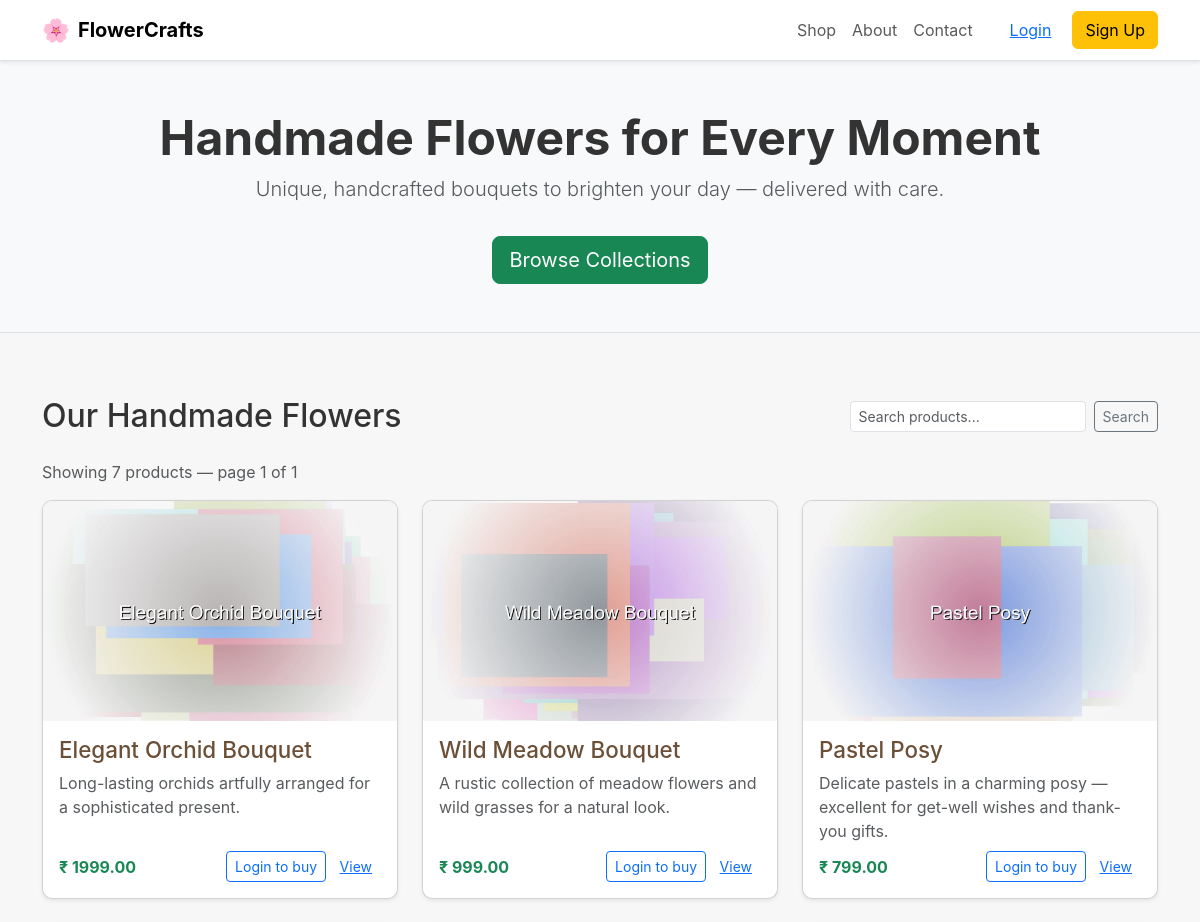
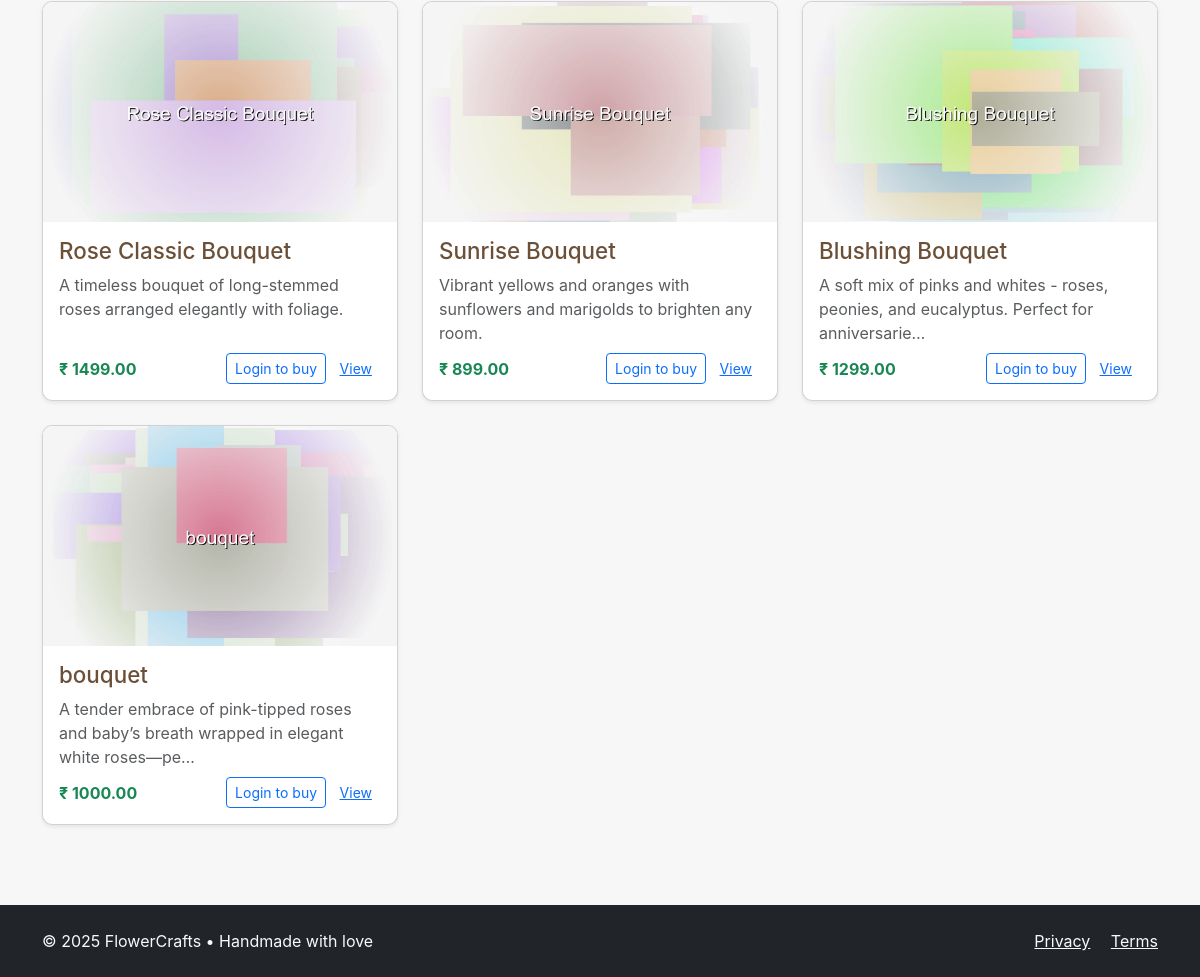
The page / on the database its author committed (2 pictures, top to bottom).
### shop/models.py (models this page shows, shortened)
class Product(models.Model):
    name = models.CharField(max_length=200)
    description = models.TextField(blank=True)
    price = models.DecimalField(max_digits=10, decimal_places=2)
    image = models.ImageField(upload_to='product_images/', blank=True, null=True)
    slug = models.SlugField(max_length=200, unique=True, blank=True)
    stock = models.PositiveIntegerField(default=0)
    created_at = models.DateTimeField(auto_now_add=True)  # for admin list_display

### shop/views.py (the view)
# urls.py: path("", views.product_list, name="product_list"),
def product_list(request):
    query = request.GET.get('q', '').strip()
    products_qs = Product.objects.all()
    if query:
        products_qs = products_qs.filter(Q(name__icontains=query) | Q(description__icontains=query))
    page = request.GET.get('page', 1)
    paginator = Paginator(products_qs.order_by('-created_at'), 9)
    try:
        products = paginator.page(page)
    except PageNotAnInteger:
        products = paginator.page(1)
    except EmptyPage:
        products = paginator.page(paginator.num_pages)
    return render(request, "shop/product_list.html", {"products": products, "query": query})

### shop/templates/shop/product_list.html (shortened to what this page needs)
{% extends "base.html" %}
{% block content %}
<div class="d-flex justify-content-between align-items-center mb-4">
  <h2 class="mb-0">Our Handmade Flowers</h2>
  <form method="get" class="d-flex ms-3" style="max-width:420px;">
    <input name="q" value="{{ query }}" class="form-control form-control-sm" placeholder="Search products...">
    <button class="btn btn-outline-secondary btn-sm ms-2">Search</button>
  </form>
</div>
<div class="mb-3 text-muted">Showing {{ products.paginator.count }} products — page {{ products.number }} of {{ products.paginator.num_pages }}</div>
<div class="row gy-4">
  {% for product in products %}
  <div class="col-sm-6 col-md-4">
    <div class="card product-card h-100 shadow-sm">
      {% if product.image %}
        <img src="{{ product.image.url }}" class="card-img-top" alt="{{ product.name }}">
      {% else %}
        <img src="https://via.placeholder.com/600x400?text=No+Image" class="card-img-top" alt="{{ product.name }}">
      {% endif %}
      <div class="card-body d-flex flex-column">
        <h5 class="card-title">{{ product.name }}</h5>
        <p class="text-muted mb-2">{{ product.description|truncatechars:90 }}</p>
        <div class="mt-auto d-flex justify-content-between align-items-center">
          <div class="fw-bold text-success">₹ {{ product.price }}</div>
          <div>
            {% if user.is_authenticated %}
              <a href="{% url 'shop:add_to_cart' product.id %}" class="btn btn-primary btn-sm">Add to Cart</a>
            {% else %}
              <a href="{% url 'shop:login' %}?next={% url 'shop:product_detail' product.id %}" class="btn btn-outline-primary btn-sm">Login to buy</a>
            {% endif %}
            <a href="{% url 'shop:product_detail' product.id %}" class="btn btn-link btn-sm">View</a>
          </div>
        </div>
      </div>
    </div>
  </div>
  {% endfor %}
</div>
{% endblock %}

### shop/templates/base.html (shortened to what this page needs)
{% load static %}
<!DOCTYPE html>
<html lang="en">
<head>
        <link href="https://cdn.jsdelivr.net/npm/bootstrap@5.3.2/dist/css/bootstrap.min.css" rel="stylesheet">
        <link rel="stylesheet" href="{% static 'style.css' %}">
</head>
<body>
<nav class="navbar navbar-expand-lg navbar-light bg-white border-bottom shadow-sm">
    <div class="container">
        <a class="navbar-brand d-flex align-items-center gap-2" href="{% url 'shop:product_list' %}">
            <span style="font-size:1.4rem;">🌸</span>
            <span class="fw-bold">FlowerCrafts</span>
        </a>
        <div class="collapse navbar-collapse" id="mainNav">
            <ul class="navbar-nav ms-auto align-items-center">
            <li class="nav-item"><a class="nav-link" href="{% url 'shop:product_list' %}">Shop</a></li>
            <li class="nav-item"><a class="nav-link" href="{% url 'shop:about' %}">About</a></li>
            <li class="nav-item"><a class="nav-link" href="{% url 'shop:contact' %}">Contact</a></li>
                {% if user.is_authenticated %}
                    <li class="nav-item"><a class="btn btn-outline-primary ms-3" href="{% url 'shop:cart' %}">Cart</a></li>
                    <li class="nav-item"><a class="btn btn-primary ms-2" href="{% url 'shop:logout' %}">Logout</a></li>
                {% else %}
                    <li class="nav-item"><a class="btn btn-link ms-3" href="{% url 'shop:login' %}">Login</a></li>
                    <li class="nav-item"><a class="btn btn-warning ms-2" href="{% url 'shop:signup' %}">Sign Up</a></li>
                {% endif %}
            </ul>
        </div>
    </div>
</nav>
<header class="bg-light py-5 border-bottom">
    <div class="container text-center">
        <h1 class="display-5 fw-bold">Handmade Flowers for Every Moment</h1>
        <p class="lead text-muted">Unique, handcrafted bouquets to brighten your day — delivered with care.</p>
        <a class="btn btn-success btn-lg mt-3" href="{% url 'shop:product_list' %}">Browse Collections</a>
    </div>
</header>
<main class="container my-5">
    {% block content %}{% endblock %}
</main>
<footer class="bg-dark text-light py-4 mt-5">
    <div class="container d-flex justify-content-between align-items-center">
    <div>&copy; {% now "Y" %} FlowerCrafts • Handmade with love</div>
        <div>
            <a class="text-light me-3" href="#">Privacy</a>
            <a class="text-light" href="#">Terms</a>
        </div>
    </div>
</footer>
</body>
</html>

### static/style.css (style rules this page uses)
* { margin:0; padding:0; box-sizing:border-box; }
:root { --accent:#6c4f37; --accent-2:#8f6d4f; --muted:#6b6b6b; }
body { font-family: Inter, system-ui, -apple-system, 'Segoe UI', Roboto, 'Helvetica Neue', Arial; background-color:#f7f7f7; color:#333; }
.product-card { border-radius:10px; overflow:hidden; transition:transform .25s ease, box-shadow .25s ease; }
.product-card .card-body { padding:1rem; }
.product-card .card-title { color:var(--accent); font-size:1.05rem; }
.product-card .text-muted { color:var(--muted); }
.lead { color:#575757; }
main.container { padding-top:1rem; padding-bottom:2rem; }
footer { background-color:var(--accent-2); }
.card-img-top { width:100%; height:260px; object-fit:cover; }
.card .card-title { font-size:1.4rem; }

### shop/templates/base.html (style rules this page uses)
.product-card img { height: 220px; object-fit: cover; }

### rows shown on the page
Product: image (picture), name "Elegant Orchid Bouquet", description "Long-lasting orchids artfully arranged for a sophisticated present.", price "1999.00"
Product: image (picture), name "Wild Meadow Bouquet", description "A rustic collection of meadow flowers and wild grasses for a natural look.", price "999.00"
Product: image (picture), name "Pastel Posy", description "Delicate pastels in a charming posy — excellent for get-well wishes and thank-you gifts.", price "799.00"
Product: image (picture), name "Rose Classic Bouquet", description "A timeless bouquet of long-stemmed roses arranged elegantly with foliage.", price "1499.00"
Product: image (picture), name "Sunrise Bouquet", description "Vibrant yellows and oranges with sunflowers and marigolds to brighten any room.", price "899.00"
Product: image (picture), name "Blushing Bouquet", description "A soft mix of pinks and whites - roses, peonies, and eucalyptus. Perfect for anniversarie…", price "1299.00"
Product: image (picture), name "bouquet", description "A tender embrace of pink-tipped roses and baby’s breath wrapped in elegant white roses—pe…", price "1000.00"

### other values the page prints
{{ products.paginator.count }} "7"
{{ products.number }} "1"
{{ products.paginator.num_pages }} "1"
